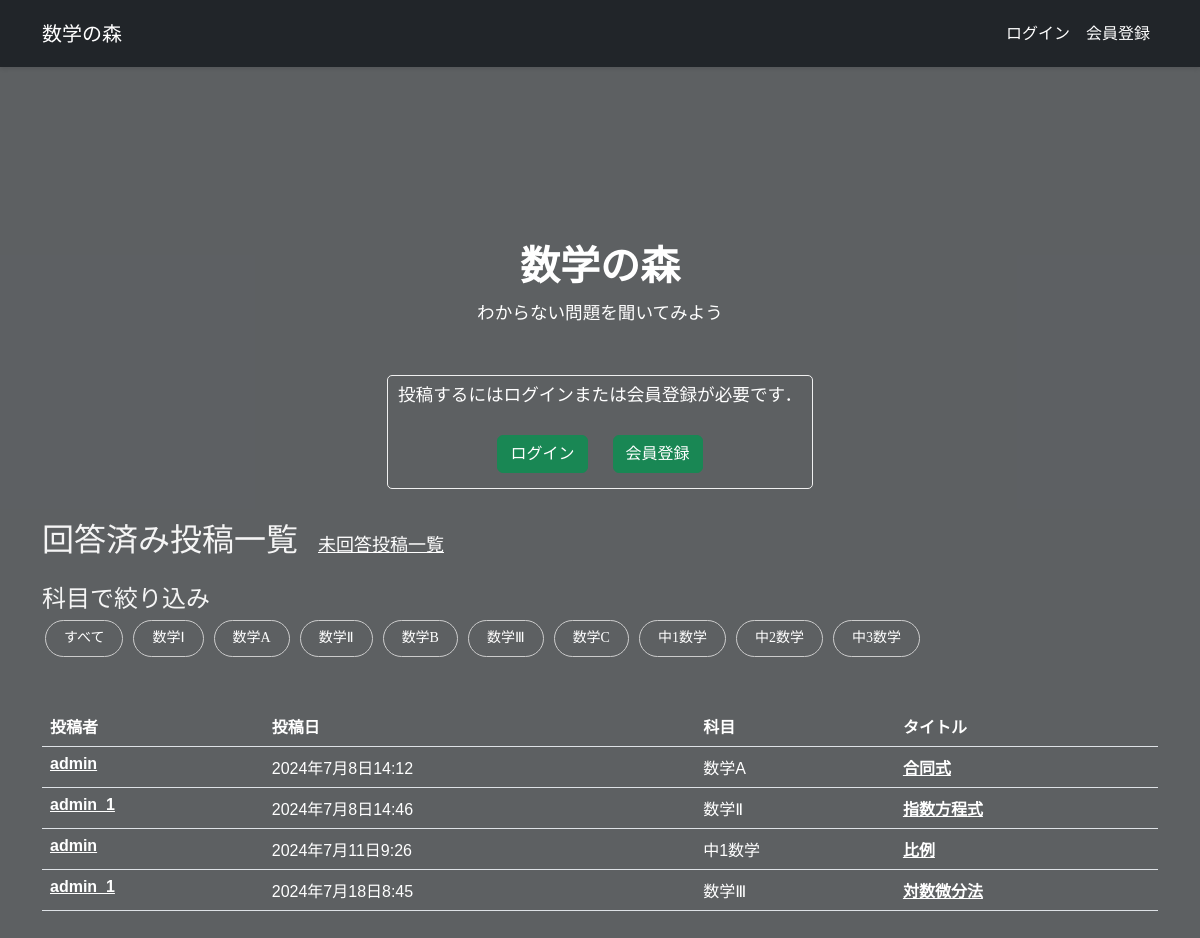
The page / on the database its author committed.
### studysite/models.py (models this page shows, shortened)
class Tag(models.Model):
    name = models.CharField(max_length=100)

class Studysite(models.Model):
    title = models.CharField('タイトル', max_length=128)
    image = models.FileField('問題画像', upload_to='image/', blank=True)
    question = models.TextField('問題', blank=True)
    answer = models.TextField('解説', blank=True)
    created_by = models.ForeignKey(settings.AUTH_USER_MODEL,
                                   verbose_name='投稿者',
                                   on_delete=models.CASCADE)
    created_at = models.DateTimeField('投稿日', auto_now_add=True)
    updated_at = models.DateTimeField('更新日', auto_now=True)
    tags = models.ManyToManyField(Tag, blank=True)
    likes = models.PositiveIntegerField(default=0)

### studysite/views.py (the view)
# urls.py: path('', top, name='top'),
def top(request):
    tags = Tag.objects.all()
    raw_query = request.META.get('QUERY_STRING', '')  # URLのクエリストリング全体を取得
    query_param = raw_query.strip('?')  # '?'を取り除いて値を取得
    snippets = Studysite.objects.all() # Snippetの一覧を取得
    selected_tag = request.GET.get('tag')
    try:
        query_param = int(query_param)
        snippets = Studysite.objects.filter(tags=query_param)
    except (ValueError, Tag.DoesNotExist):
        snippets = Studysite.objects.all()
    context = {'snippets': snippets, 'tags': tags, 'selected_tag': selected_tag, 'query_param': query_param}
    if selected_tag:
        snippets = snippets.filter(tags__id=selected_tag)
    return render(request, 'snippets/top.html', context)

### studysite/templates/snippets/top.html (shortened to what this page needs)
{% extends 'base.html' %}
{% load django_bootstrap5 %}
{% load widget_tweaks %}
{% block main %}
<div class="welcome">
    <h1 class="title"><b>数学の森</b></h1>
    <p class="subtitle">わからない問題を聞いてみよう</p>
    {% if user.is_authenticated %}
        <a class="btn btn-success" href="{% url 'snippet_new' %}">投稿する</a>
    {% else %}<br>
        <div class="flame">
            <p>投稿するにはログインまたは会員登録が必要です．</p>
            <div style="text-align: center;">
                <span><a style="margin: 10px;" class="btn btn-success" href="{% url 'login' %}">ログイン</a></span>
                <span><a style="margin: 10px;" class="btn btn-success" href="{% url 'signup' %}">会員登録</a></span>
            </div>
        </div>
    {% endif %}
</div>
<div>
    <span class="h2 title">回答済み投稿一覧</span><span class="h3"><a href="{% url 'unanswered' %}" style="color:white">未回答投稿一覧</a></span><br><br>
    <h4>科目で絞り込み</h4>
    <a href="{% url 'top' %}"><span class="subject-filter">すべて</span></a>
    {% for tag in tags %}
        <a href="{% url 'top' %}?{{ tag.id }}"><span class="subject-filter">{{ tag.name }}</span></a>
    {% endfor %}
</div><br>
<div class="class1">
    {% if snippets %}
    <table class="table">
        <thead>
        <tr>
            <th>投稿者</th>
            <th>投稿日</th>
            <th>科目</th>
            <th>タイトル</th>
        </tr>
        </thead>
        <tbody class="tbody">
        {% for snippet in snippets %}
            {% if snippet.answer %}
            <tr>
                <th><a href="{% url 'profile' snippet.created_by_id %}" style="color:white">{{ snippet.created_by.username }}</a></th>
                <td>{{ snippet.created_at }}</td>
                <td>
                    {% if snippet.tags %}
                        {% for tag in snippet.tags.all %}
                            <span>{{ tag.name }}</span>
                        {% endfor %}
                    {% else %}
                        <span>empty<span>
                    {% endif %}
                </td>
                <th><a href="{% url 'snippet_detail' snippet.id %}" style="color:white">{{ snippet.title }}</a></th>
            </tr>
            {% endif %}
        {% endfor %}
        </tbody>
    </table>
    {% else %}
    <p>問題はまだ投稿されていません．</p>
    {% endif %}
</div>
{% endblock %}

### studysite/static/snippets/css/style.css (style rules this page uses)
* { position: relative; margin: 0; padding: 0; box-sizing: border-box; }
.bg { background-image: url('https://th.bing.com/th/id/OIP.5YSUdCDKhudyByfCYqVa8AAAAA?rs=1&pid=ImgDetMain'); }
.bg::before { content: ''; position: absolute; top: 0; left: 0; width: 100%; height: 100%; background-color: rgba(0, 0, 0, 0.6); }
body { font-family: '游明朝', serif; position: relative; background-color: #e9f1f7; color: #f5f5f5; line-height: 1.6; }
.flame { position: relative; display: inline-block; padding: 5px 10px; border: #f0f0f0 solid 1px; border-radius: 5px; }
.h2 { font-size:xx-large; }
.h3 { padding-left: 20px; font-size: large; }
.subject-filter { display: inline-block; border-radius: 20px; text-align: center; text-decoration: none; border: solid 1px #ccc; transition: 0.25s; padding: 6px 18px; cursor: pointer; font-size: 14px; margin: 3px; position: relative; bottom: 5px; color: white; }
.table th { position: relative; font-family: sans-serif; color: #ffffff; background-color: transparent; }
.table td { position: relative; font-family: sans-serif; color: #ffffff; background-color: transparent; }
tbody { position: relative; font-family: sans-serif; color: #ffffff; background-color: transparent; }
.welcome { position: relative; padding: 1rem 0; margin-bottom: 1rem; background-color: transparent; align-items: center; display: flex; flex-direction: column; font-size:20px; color:#ffffff; }
.welcome h1 { font-weight: 700; font-style: normal; position: relative; color: #ffffff; }
.welcome p { position: relative; font-size: 1.1rem; color: #ffffff; }
.class1 { position: relative; padding: 1rem 0; margin-bottom: 1rem; background-color: transparent; align-items: center; flex-direction: column; font-size:20px; color:#eee; }

### rows shown on the page
Tag: name "数学Ⅰ"
Tag: name "数学A"
Tag: name "数学Ⅱ"
Tag: name "数学B"
Tag: name "数学Ⅲ"
Tag: name "数学C"
Tag: name "中1数学"
Tag: name "中2数学"
Tag: name "中3数学"
Studysite: created_by.username "admin", created_at "2024年7月8日14:12", title "合同式"
Studysite: created_by.username "admin_1", created_at "2024年7月8日14:46", title "指数方程式"
Studysite: created_by.username "admin", created_at "2024年7月11日9:26", title "比例"
Studysite: created_by.username "admin_1", created_at "2024年7月18日8:45", title "対数微分法"
